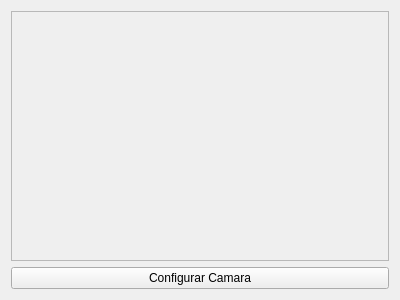
<?xml version="1.0" encoding="UTF-8"?>
<ui version="4.0">
 <class>CameraConfigWindowClass</class>
 <widget class="QWidget" name="CameraConfigWindowClass">
  <property name="geometry">
   <rect>
    <x>0</x>
    <y>0</y>
    <width>400</width>
    <height>300</height>
   </rect>
  </property>
  <property name="windowTitle">
   <string>CameraConfigWindow</string>
  </property>
  <layout class="QVBoxLayout" name="verticalLayout_2">
   <item>
    <layout class="QVBoxLayout" name="verticalLayout">
     <item>
      <widget class="QScrollArea" name="scrollArea">
       <property name="widgetResizable">
        <bool>true</bool>
       </property>
       <widget class="QWidget" name="scrollAreaWidgetContents">
        <property name="geometry">
         <rect>
          <x>0</x>
          <y>0</y>
          <width>378</width>
          <height>245</height>
         </rect>
        </property>
       </widget>
      </widget>
     </item>
     <item>
      <widget class="QPushButton" name="qv4lButton">
       <property name="text">
        <string>Configurar Camara</string>
       </property>
      </widget>
     </item>
    </layout>
   </item>
  </layout>
 </widget>
 <layoutdefault spacing="6" margin="11"/>
 <resources/>
 <connections/>
</ui>
